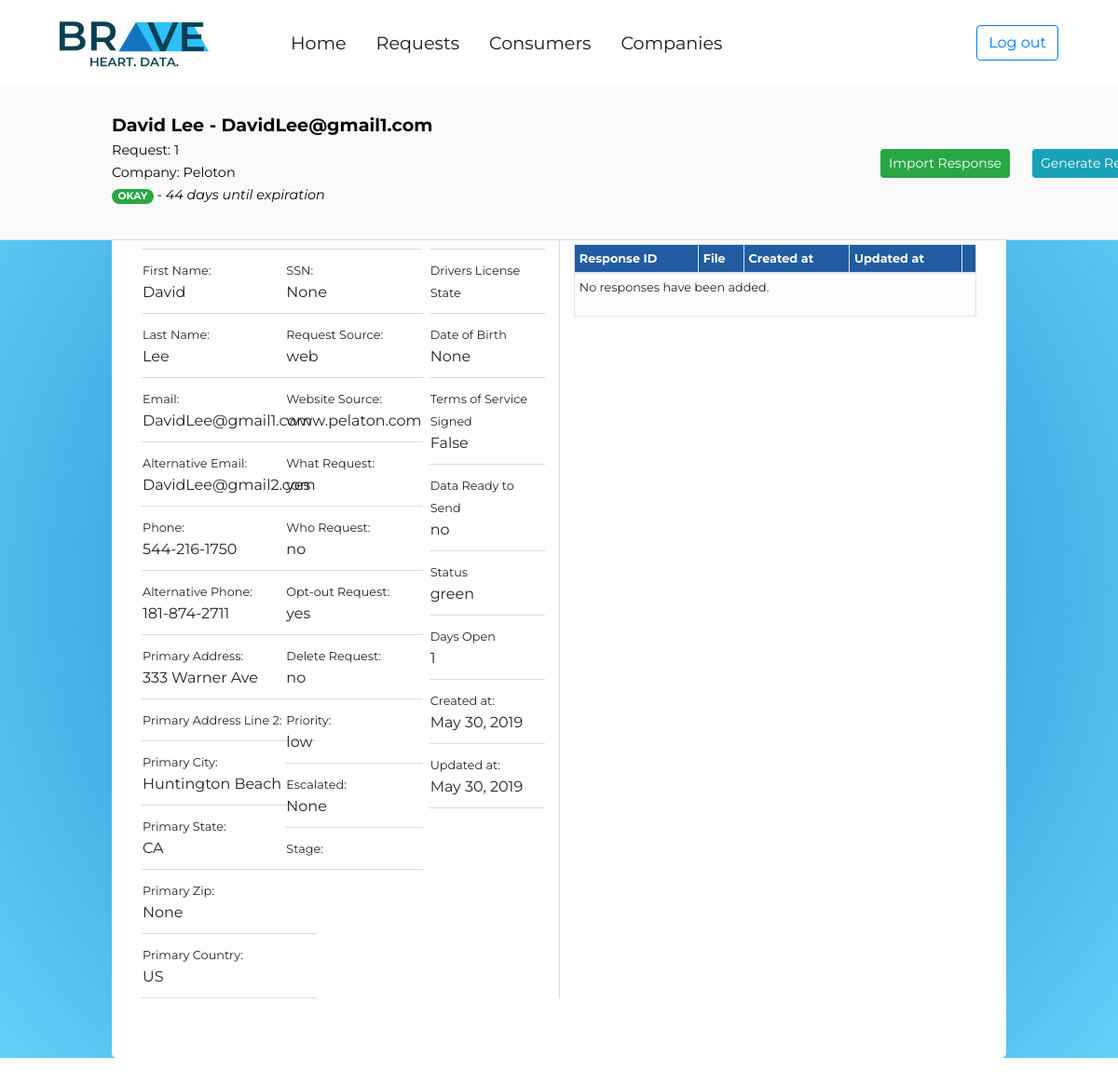
The page /console/request/1/ (signed in) on the database its author committed.
### request_form_app/models.py (models this page shows, shortened)
class Request(models.Model):
	request_source_choices = (
		('none','None'),
		('email','Email'),
		('phone','Phone'),
		('web','Web')
		)
	priority_choices = (
		('low','Low'),
		('medium','Medium'),
		('high','High')
		)
	stage_choices = (
		('new','New'),
		('in progress','In Progress'),
		('ready to review','Ready for Review'),
		('ready for consumer','Ready for Consumer'),
		('completed', 'Completed'),
		('past due', 'Past Due')
		)
	request_choices = (
		('yes','Yes please'),
		('no', 'Not right now')
		)
	data_ready_to_send_choices = (
		('yes','Yes'),
		('no','No')
		)
	status_choices = (
		('green','Green'),
		('yellow','Yellow'),
		('orange','Orange'),
		('red','Red'),
		)
	consumer = models.ForeignKey(Consumer, on_delete=models.CASCADE,null=True,blank=True)
	company_requested = models.ForeignKey(Company,on_delete=models.CASCADE,null=True,blank=True)
	request_source = models.CharField(max_length=20,choices=request_source_choices,default='none')
	website_source = models.URLField(max_length=200,blank=True)
	delete_request = models.CharField(max_length=5,choices=request_choices,default='no')
	what_request = models.CharField(max_length=5,choices=request_choices,default='no')
	who_request = models.CharField(max_length=5,choices=request_choices,default='no')
	opt_out_request = models.CharField(max_length=5,choices=request_choices,default='no')
	priority = models.CharField(max_length=10,choices=priority_choices,default='low')
	escalated = models.BooleanField(null=True)
	stage = models.CharField(max_length=20,choices=stage_choices,default='new')
	created_at = models.DateField(auto_now_add=True)
	updated_at = models.DateField(auto_now=True)
	first_name = models.CharField(max_length=256,blank=False)
	last_name = models.CharField(max_length=256,blank=False)
	email = models.EmailField(max_length=256,blank=False)
	alternative_email = models.EmailField(max_length=256,blank=True)
	phone = models.CharField(max_length=13,blank=True)
	alternative_phone = models.CharField(max_length=13,blank=True)
	primary_address = models.CharField(max_length=256,blank=True)
	primary_address_line_two = models.CharField(max_length=256,blank=True)
	primary_city = models.CharField(max_length=256,blank=True)
	primary_state = USStateField(null=True,blank=True)
	primary_zip = USZipCodeField(null=True,blank=True)
	primary_country = models.CharField(max_length=256,blank=True)
	alternative_address = models.CharField(max_length=256,blank=True)
	alternative_address_line_two = models.CharField(max_length=256,blank=True)
	alternative_city = models.CharField(max_length=256,blank=True)
	alternative_state = models.CharField(max_length=256,blank=True)
	alternative_country = models.CharField(max_length=256,blank=True)
	ssn = USSocialSecurityNumberField(null=True,blank=True)
	driver_license_number = models.CharField(max_length=10,blank=True)
	driver_license_state = models.CharField(max_length=2,blank=True)
	date_of_birth = models.DateField(null=True,blank=True)
	terms_of_service_signed = models.BooleanField(default=False)
	data_ready_to_send = models.CharField(max_length=5,choices=data_ready_to_send_choices,default='no')
	status = models.CharField(max_length=10,choices=status_choices,default='green')
	days_open = models.IntegerField(default='1',null=False)

class Company(models.Model):
	company_name = models.CharField(max_length=256,blank=False)
	website = models.URLField(max_length=200)
	primary_contact = models.ForeignKey('Contact',on_delete=models.CASCADE,null=True,blank=True)
	address 	= models.TextField(max_length=255,blank=True,null=True)
	address_line_two = models.TextField(max_length=255,blank=True,null=True)
	city 		= models.TextField(max_length=255,blank=True,null=True)
	state 		= USStateField(null=True,blank=True)
	zip_code 	= USZipCodeField(null=True,blank=True)
	country 	= models.CharField(max_length=256,blank=True)
	logo 		= models.ImageField(upload_to='request_form_app/company_logo',height_field='logo_height',width_field='logo_width',null=True,blank=True)
	logo_height = models.IntegerField(blank=True,null=True)
	logo_width  = models.IntegerField(blank=True,null=True)
	company_code = models.TextField(max_length=6,blank=True,null=True)
	def __str__(self):
		return self.company_name

### user_console/views.py (the view)
# urls.py: path('<int:pk>/',views.RequestDetailView.as_view(),name='request_detail')
class RequestDetailView(LoginRequiredMixin,DetailView):
	model = Request
	template_name = 'user_console/request_detail.html'
	login_url = '/console/login/'
	def get_context_data(self,**kwargs):
		context = super(RequestDetailView,self).get_context_data(**kwargs)
		pk=self.kwargs.get('pk')
		context['request_response_list']=RequestResponse.objects.filter(request__id=pk)
		return context

### accounts/models.py (called while the page is built)
	@property
	def is_active(self):
		return self.staff

### user_console/templates/user_console/request_detail.html (shortened to what this page needs)
{% extends 'user_console/console_base.html' %}
{% load staticfiles %}
{% load crispy_forms_tags %}
{% block css_block%}
	<link rel="stylesheet" type="text/css" href="{% static 'user_console/request_detail.css' %}">
{% endblock %}
{% block main_block %}
<div class="container-fullwidth">
	<div class="container-fullwidth fixed-top" id="header-wrapper">
		<div class="container-fullwidth" id="request-header-container">
			<div class="row">
				<div class="col-10">
					<span style="font-size: 1.2em;"><b>{{request.first_name}} {{request.last_name}} - {{request.email}}</b></span><br>
					<p><span style="font-size:.9em;">Request: {{request.pk}}</span><br>
					<span style="font-size: .9em;">Company: {{request.company_requested}}<br>
					{% if request.status == 'red' %}
						<span class="badge badge-pill badge-danger">CRITICAL</span>
						<span style="font-size: 1em;"><i> - 2 days until expiration</i></span>
					{% elif request.status == 'yellow' %}
						<span class="badge badge-pill badge-warning" >DANGER</span>
						<span style="font-size: 1em;"><i> - 14 days until expiration</i></span>
					{% else %}
						<span class="badge badge-pill badge-success" >OKAY</span>
						<span style="font-size: 1em;"><i> - 44 days until expiration</i></span>
					{% endif %}</span></p>
				</div>
				<div class="col-2 float-right" style="padding-top: 40px;">
					<div class="btn-group" role="group" aria-label="request detail group">
						<a href="{% url 'user_console:import_requests' %}"><button type="button" class="btn btn-success float-right btn-sm mr-4">Import Response</button></a>
						<a href="{% url 'request_response:pdf' pk=request.pk %}"><button type="button" class="btn btn-info float-right btn-sm mr-4">Generate Response PDF</button></a>
					</div>
				</div>
			</div>
		</div>
	</div>
	<div class="container-fullwidth" id="data-container">
		<div class="jumbotron" id="data-jumbo">
		<div class="row" >
			<div class="col-2">
				<table>
					<tbody>
						<tr><td class="data-row"><span class="field-label">Request ID:</span><br>{{ request.pk }}</td></tr>
						<tr><td class="data-row"><span class="field-label">First Name:</span><br>{{ request.first_name }}</td></tr>
						<tr><td class="data-row"><span class="field-label">Last Name:</span><br>{{ request.last_name }}</td></tr>
						<tr><td class="data-row"><span class="field-label">Email:</span><br>{{ request.email }}</td></tr>
						<tr><td class="data-row"><span class="field-label">Alternative Email:</span><br>{{ request.alternative_email }}</td></tr>
						<tr><td class="data-row"><span class="field-label">Phone:</span><br>{{ request.phone }}</td></tr>
						<tr><td class="data-row"><span class="field-label">Alternative Phone:</span><br>{{ request.alternative_phone }}</td></tr>
						<tr><td class="data-row"><span class="field-label">Primary Address:</span><br>{{ request.primary_address }}</td></tr>
						<tr><td class="data-row"><span class="field-label">Primary Address Line 2:</span><br>{{ request.primary_address_line_two }}</td></tr>
						<tr><td class="data-row"><span class="field-label">Primary City:</span><br>{{ request.primary_city }}</td></tr>
						<tr><td class="data-row"><span class="field-label">Primary State:</span><br>{{ request.primary_state }}</td></tr>
						<tr><td class="data-row"><span class="field-label">Primary Zip:</span><br>{{ request.primary_zip }}</td></tr>
						<tr><td class="data-row"><span class="field-label">Primary Country:</span><br>{{ request.primary_country }}</td></tr>
					</tbody>
				</table>
			</div>
			<div class="col-2">
				<table>
					<tbody>
							<tr><td class="data-row"><span class="field-label">Company Requested:</span><br>{{request.company_requested}}</td></tr>
							<tr><td class="data-row"><span class="field-label">SSN:</span><br>{{ request.ssn }}</td></tr>
							<tr><td class="data-row"><span class="field-label">Request Source:</span><br>{{request.request_source}}</td></tr>
							<tr><td class="data-row"><span class="field-label">Website Source:</span><br>{{request.website_source}}</td></tr>
							<tr><td class="data-row"><span class="field-label">What Request:</span><br>{{request.what_request}}</td></tr>
							<tr><td class="data-row"><span class="field-label">Who Request:</span><br>{{request.who_request}}</td></tr>
							<tr><td class="data-row"><span class="field-label">Opt-out Request:</span><br>{{request.opt_out_request}}</td></tr>
							<tr><td class="data-row"><span class="field-label">Delete Request:</span><br>{{request.delete_request}}</td></tr>
							<tr><td class="data-row"><span class="field-label">Priority:</span><br>{{request.priority}}</td></tr>
							<tr><td class="data-row"><span class="field-label">Escalated:</span><br>{{request.escalated}}</td></tr>
							<tr><td class="data-row"><span class="field-label">Stage: </span><br></td></tr>
					</tbody>
				</table>
			</div>
			<div class="col-2">
				<table>
					<tbody>
							<tr><td class="data-row"><span class="field-label">Drivers License Number</span><br>{{request.driver_license_number}}</td></tr>
							<tr><td class="data-row"><span class="field-label">Drivers License State</span><br>{{request.driver_license_state}}</td></tr>
							<tr><td class="data-row"><span class="field-label">Date of Birth</span><br>{{request.date_of_birth}}</td></tr>
							<tr><td class="data-row"><span class="field-label">Terms of Service Signed</span><br>{{request.terms_of_service_signed}}</td></tr>
							<tr><td class="data-row"><span class="field-label">Data Ready to Send</span><br>{{request.data_ready_to_send}}</td></tr>
							<tr><td class="data-row"><span class="field-label">Status</span><br>{{request.status}}</td></tr>
							<tr><td class="data-row"><span class="field-label">Days Open</span><br>{{request.days_open}}</td></tr>
							<tr><td class="data-row"><span class="field-label">Created at:</span><br>{{request.created_at}}</td></tr>
							<tr><td class="data-row"><span class="field-label">Updated at:</span><br>{{request.updated_at}}</td></tr>
						</tbody>
				</table>
			</div>
			<div class="col-6 pt-3" id="related-list-col">
				<div class="table-responsive">
				<table class="table table-light table-bordered table-hover table-sm" id="request-table" >
					<h5 style="padding-bottom: 15px;">Request Responses
						<a href="{% url 'request_response:create_response' pk=request.pk %}"><button type="button" class="btn btn-primary btn-sm float-right mr-3" style="width: 80px;font-size:.5em;">Add</button></a></h5>
					<thead class="thead" style="background-color:#215CA0;color: white;">
						<th class="table-head" scope="col">Response ID</th>
						<th class="table-head" scope="col">File</th>
						<th class="table-head" scope="col">Created at</th>
						<th class="table-head" scope="col">Updated at</th>
						<th class="table-head" scope="col"></th>
					</thead>
					{% if request_response_list %}
					{% for response in request_response_list %}
					<tr>
						<th scope="row"><a href="{% url 'request_response:response_detail' pk=response.pk %}">{{response.pk}}</a></th>
						<td>{{ response.response_file }}</td>
						<td>{{ response.created_at }}</td>
						<td>{{ response.updated_at }}</td>
						<td><button class="btn btn-secondary btn-sm" style="font-size: .8em;">Generate PDF</button></td>
					</tr>
					{% endfor %}
					{% else %}
					<tr>
					<td colspan="5"><p>No responses have been added.</p></td>
					</tr>
					{% endif %}
				</table>
			</div>
			</div>
		</div>
		</div>
	</div>
</div>
{% endblock %}

### user_console/static/user_console/user_console.css (style rules this page uses)
html,body { font-size: 1rem; height: 100vh; overflow: auto; font-family: 'Montserrat', sans-serif; }

### user_console/static/user_console/request_detail.css (style rules this page uses)
#data-container { margin-top: 10%; padding-top: 15px; background: radial-gradient(circle, rgba(20,117,190,1) 0%, rgba(46,192,249,0.75) 100%); }
#request-header-container { padding-top: 30px; width: 80%; margin:auto; display: block; padding-bottom: 20px; }
#header-wrapper { border-bottom: 1px solid #DCDAD9; background-color: #FAFAFA; color: #080707; margin-top: 90px; }
.data-row { padding-top: 10px; padding-bottom: 10px; border-bottom: 1px solid #DCDAD9; width: 400px; }
.field-label { font-size: .8em; }
#data-jumbo { background-color: white; border-radius: 5px; width: 80%; margin: auto; display:block; }
#request-table { font-size: .8em; }
#related-list-col { border-left: 1px solid #DCDAD9; }

### rows shown on the page
Request: first_name "David", last_name "Lee", email "DavidLee@gmail1.com", pk "1", company_requested "Peloton", alternative_email "DavidLee@gmail2.com", phone "544-216-1750", alternative_phone "181-874-2711", primary_address "333 Warner Ave", primary_city "Huntington Beach", primary_state "CA", primary_zip "None", primary_country "US", ssn "None", request_source "web", website_source "www.pelaton.com", what_request "yes", who_request "no", opt_out_request "yes", delete_request "no", priority "low", escalated "None", date_of_birth "None", terms_of_service_signed "False", data_ready_to_send "no", status "green", days_open "1", created_at "May 30, 2019", updated_at "May 30, 2019"
